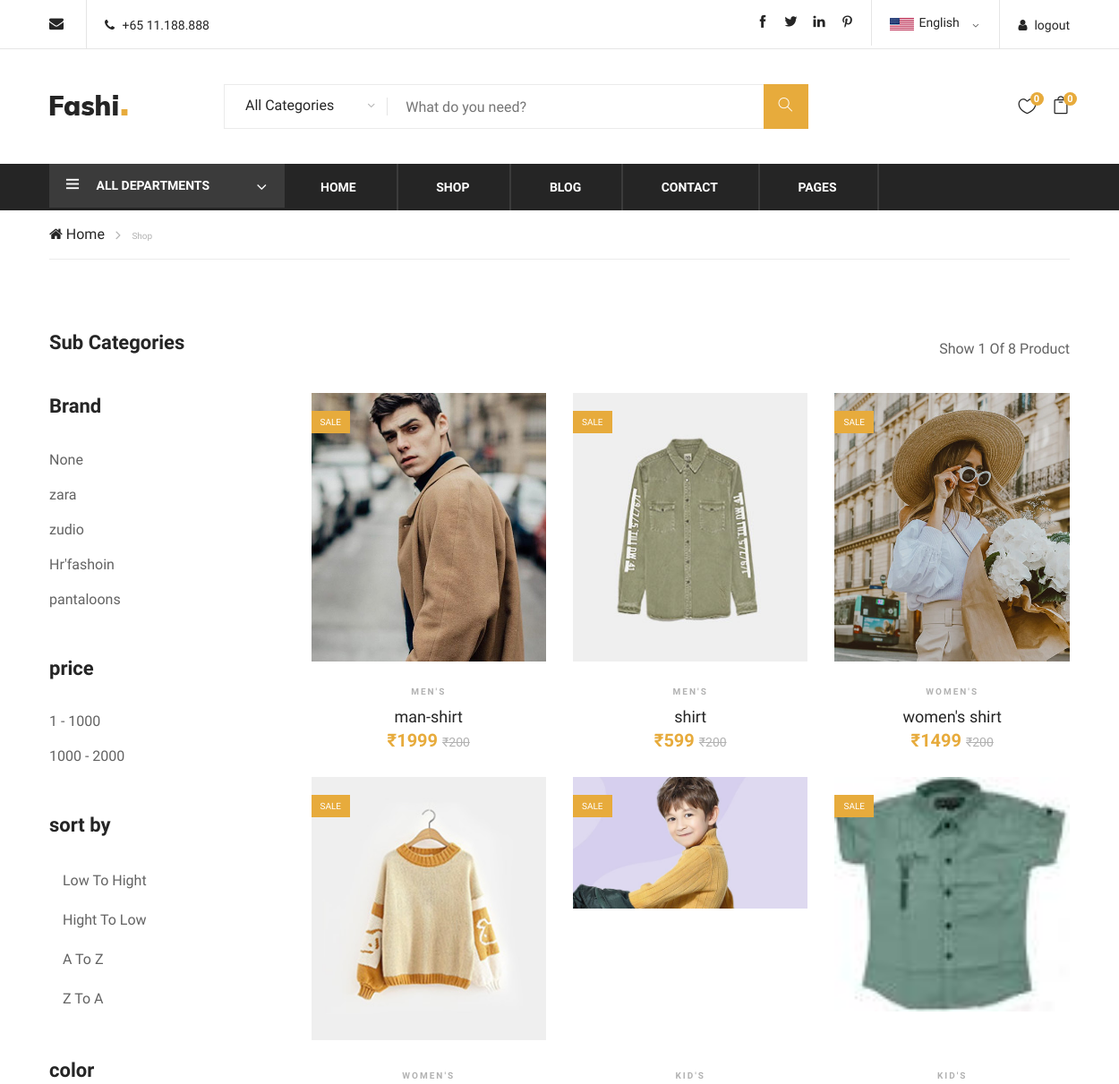
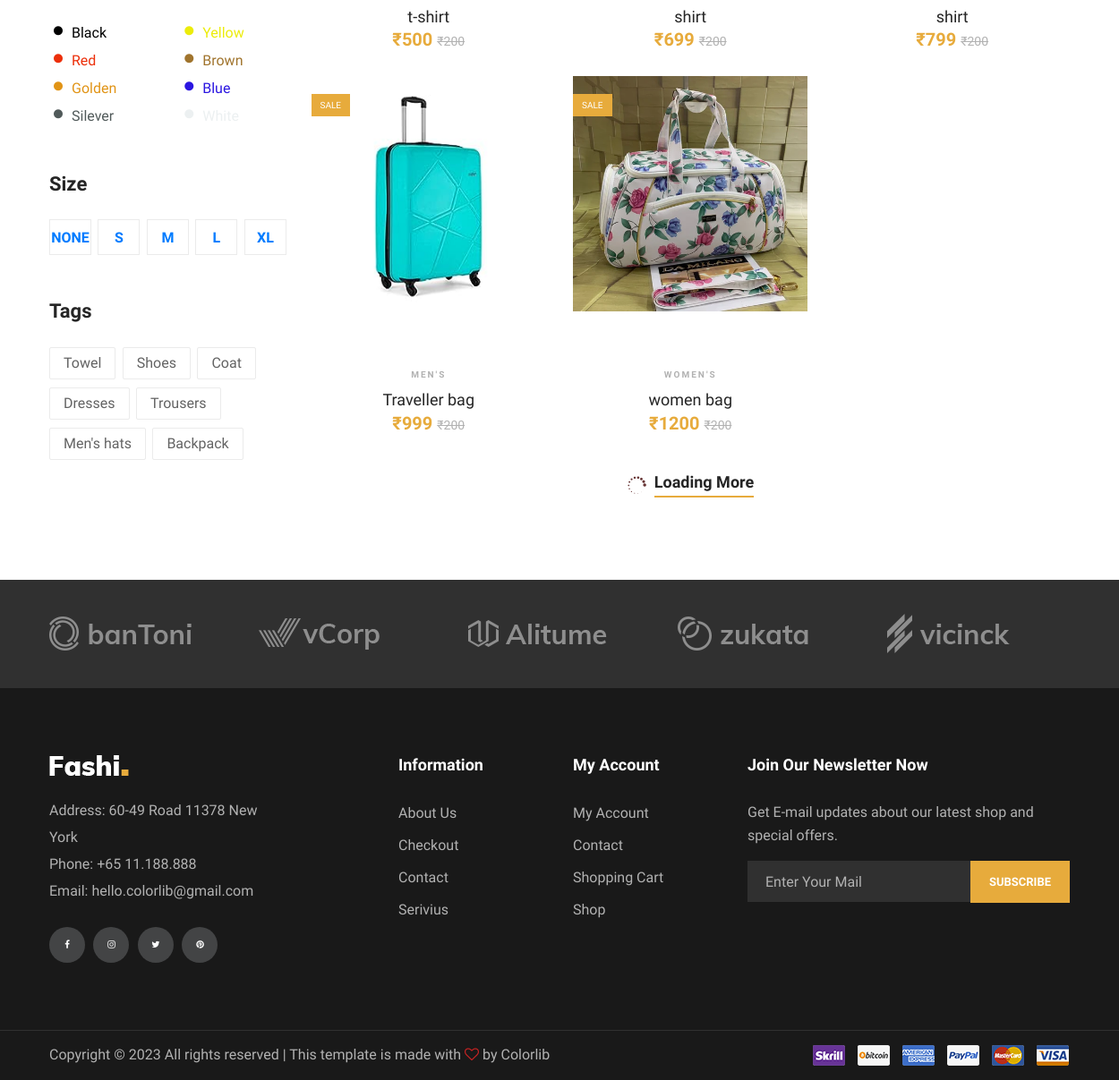
Screenshot of /shop (signed in) with the database file from the repository (2 pictures, top to bottom).
### store/models.py (models this page shows, shortened)
class brand(models.Model):
    name=models.CharField(max_length=30)

class filter_price(models.Model):
    price_range=models.CharField(max_length=50)

class color(models.Model):
    name=models.CharField(max_length=50)
    code=models.CharField(max_length=30)

class size(models.Model):
    name=models.CharField(max_length=50)

class product1(models.Model):
    main_category=models.ForeignKey(main_category,on_delete=models.CASCADE)
    subcategory=models.ForeignKey(subcategory,on_delete=models.CASCADE,default=1)
    brand=models.ForeignKey(brand,on_delete=models.CASCADE,default=1)
    filter_price=models.ForeignKey(filter_price,on_delete=models.CASCADE,default=1)
    color=models.ForeignKey(color,on_delete=models.CASCADE,default=1)
    size=models.ForeignKey(size,on_delete=models.CASCADE,default=1)
    image=models.ImageField(upload_to='photo')
    name=models.CharField(max_length=50)
    price=models.IntegerField()
    qtn=models.IntegerField()

class main_category(models.Model):
    image=models.ImageField(default='man-3.jpg',upload_to='photo')
    name=models.CharField(max_length=50)
    def __str__(self):
        return self.name

### store/views.py (the view)
# urls.py: path('shop',views.shop,name="shop"),
def shop(request):
    mid=main_category.objects.all()
    pid=product1.objects.all()
    sid=subcategory.objects.all()
    bid=brand.objects.all()
    priceid=filter_price.objects.all()
    cid=color.objects.all()
    sizeid=size.objects.all()
    uid=user.objects.get(email=request.session['email'])
    count=add_to_cart.objects.filter(user_id=uid).count()
    count1=wishlist.objects.filter(user_id=uid).count()
    pro=add_to_cart.objects.filter(user_id=uid)
    pro1=wishlist.objects.filter(user_id=uid)
    product_count=product1.objects.count()
    total=0
    sub_total=0
    l1=[]
    for i in pro:
        a=i.total
        l1.append(a)
        sub_total=sum(l1)
        total=sub_total
    total1=0
    sub_total1=0
    l11=[]
    for i in pro1:
        a=i.price
        l11.append(a)
        sub_total1=sum(l11)
        total1=sub_total1
    scid=request.GET.get('cid')
    bcid=request.GET.get('bcid')
    pcid=request.GET.get('pcid')
    ccid=request.GET.get('ccid')
    seeid=request.GET.get('seeid')
    sid=request.GET.get('sort')
    if scid:
        pid=product1.objects.filter(subcategory=scid)
    elif bcid:
        pid=product1.objects.filter(brand=bcid)
    elif pcid:
        pid=product1.objects.filter(filter_price=pcid)
    elif ccid:
        pid=product1.objects.filter(color=ccid)
    elif seeid:
        pid=product1.objects.filter(size=seeid)
    elif sid=='lth':
        pid=product1.objects.all().order_by("price")
    elif sid=='htl':
        pid=product1.objects.all().order_by("-price")
    elif sid=='atz':
        pid=product1.objects.all().order_by("name")
    elif sid=='zta':
        pid=product1.objects.all().order_by("-name")
    else:
        pid=product1.objects.all()
    contaxt={
        "mid":mid,
        "pid":pid,
        "sid":sid,
        "bid":bid,
        "priceid":priceid,
        "cid":cid,
        "sizeid":sizeid,
        "count":count,
        "count1":count1,
        "total":total,
        "total1":total1,
        "pro":pro,
        "pro1":pro1,
        "product_count":product_count,
    }
    return render(request,"shop.html",contaxt)

### store/templates/shop.html (shortened to what this page needs)
{% extends 'index.html' %}
{% load static %}
{% block content %}
    <div class="breacrumb-section">
        <div class="container">
            <div class="row">
                <div class="col-lg-12">
                    <div class="breadcrumb-text">
                        <a href="#"><i class="fa fa-home"></i> Home</a>
                        <span>Shop</span>
                    </div>
                </div>
            </div>
        </div>
    </div>
    <section class="product-shop spad">
        <div class="container">
            <div class="row">
                <div class="col-lg-3 col-md-6 col-sm-8 order-2 order-lg-1 produts-sidebar-filter">
                    <div class="filter-widget">
                        <h4 class="fw-title">Sub Categories</h4>
                    </div>
                    <div class="filter-widget">
                        <h4 class="fw-title">Brand</h4>
                        {% for i in bid %}
                        <ul class="filter-catagories">
                            <li><a href="/shop?bcid={{i.id}}">{{i.name}}</a></li>
                        </ul>
                        {% endfor %}
                    </div>
                    <div class="filter-widget">
                        <h4 class="fw-title">price</h4>
                        {% for i in priceid %}
                        <ul class="filter-catagories">
                            <li><a href="/shop?pcid={{i.id}}">{{i.price_range}}</a></li>
                        </ul>
                        {% endfor %}
                    </div>
                    <div class="filter-widget">
                        <h4 class="fw-title">sort by</h4>
                        <ul class="filter-catagories">
                            <li><a class="dropdown-item" href="/shop?sort=lth">Low To Hight</a></li>
                            <li><a class="dropdown-item" href="/shop?sort=htl">Hight To Low</a></li>
                            <li><a class="dropdown-item" href="/shop?sort=atz">A To Z</a></li>
                            <li><a class="dropdown-item" href="/shop?sort=zta">Z To A</a></li>
                        </ul>
                    </div>
                    <div class="filter-widget">
                        <h4 class="fw-title">color</h4>
                    <ul style="list-style:none">
                        <div class="row">
                        {% for i in cid %}
                        <div class="col-lg-6 col-sm-6">
                        <li>
                            <a href="/shop?ccid={{i.id}}">
                                <div style="display: flex;margin:5px">
                                <i class="fa-solid fa-circle" style="color:{{i.code}}" ></i><p style="color:{{i.code}};margin:-5px 0px 0px 10px">{{i.name}}</p></div>
                            </a>
                        </li>
                         </div>
                        {% endfor %}
                    </div>
                    </ul>
                </div>
                    <div class="filter-widget" style="width:300px">
                        <h4 class="fw-title">Size</h4>
                        <div class="fw-size-choose">
                        {% for i in sizeid %}
                            <div class="sc-item">
                                <label><a href="/shop?seeid={{i.id}}">{{i.name}}</a></label>
                            </div>
                        {% endfor %}
                        </div>
                    </div>
                    <div class="filter-widget">
                        <h4 class="fw-title">Tags</h4>
                        <div class="fw-tags">
                            <a href="#">Towel</a>
                            <a href="#">Shoes</a>
                            <a href="#">Coat</a>
                            <a href="#">Dresses</a>
                            <a href="#">Trousers</a>
                            <a href="#">Men's hats</a>
                            <a href="#">Backpack</a>
                        </div>
                    </div>
                </div>
                <div class="col-lg-9 order-1 order-lg-2">
                    <div class="product-show-option">
                        <div class="row">
                            <div class="col-lg-7 col-md-7">
                            </div>
                            <div class="col-lg-5 col-md-5 text-right">
                                <p>Show 1 Of {{product_count}} Product</p>
                            </div>
                        </div>
                    </div>
                    <div class="product-list">
                        <div class="row">
                            {% for i in pid %}
                            <div class="col-lg-4 col-sm-6">
                                <div class="product-item">
                                    <div class="pi-pic" style="height:300px" >
                                        <img src="{{i.image.url}}"alt="logo">
                                        <div class="sale pp-sale">Sale</div>
                                    </div>
                                    <div class="pi-text">
                                        <div class="catagory-name">{{i.main_category}}</div>
                                        <a href="#">
                                            <h5>{{i.name}}</h5>
                                        </a>
                                        <div class="product-price">
                                            &#8377;{{i.price}}
                                            <span>&#8377;200</span>
                                        </div>
                                    </div>
                                </div>
                            </div>
                            {% endfor %}
                        </div>
                    </div>
                    <div class="loading-more">
                        <i class="icon_loading"></i>
                        <a href="#">
                            Loading More
                        </a>
                    </div>
                </div>
            </div>
        </div>
    </section>
    <div class="partner-logo">
        <div class="container">
            <div class="logo-carousel owl-carousel">
                <div class="logo-item">
                    <div class="tablecell-inner">
                        <img src="img/logo-carousel/logo-1.png" alt="">
                    </div>
                </div>
                <div class="logo-item">
                    <div class="tablecell-inner">
                        <img src="img/logo-carousel/logo-2.png" alt="">
                    </div>
                </div>
                <div class="logo-item">
                    <div class="tablecell-inner">
                        <img src="img/logo-carousel/logo-3.png" alt="">
                    </div>
                </div>
                <div class="logo-item">
                    <div class="tablecell-inner">
                        <img src="img/logo-carousel/logo-4.png" alt="">
                    </div>
                </div>
                <div class="logo-item">
                    <div class="tablecell-inner">
                        <img src="img/logo-carousel/logo-5.png" alt="">
                    </div>
                </div>
            </div>
        </div>
    </div>
{% endblock %}

### rows the page displays
brand: name "None"
brand: name "zara"
brand: name "zudio"
brand: name "Hr'fashoin"
brand: name "pantaloons"
filter_price: price_range "1 - 1000"
filter_price: price_range "1000 - 2000"
color: name "Black"
color: name "Yellow"
color: name "Red"
color: name "Brown"
color: name "Golden"
color: name "Blue"
color: name "Silever"
size: name "NONE"
size: name "S"
size: name "M"
size: name "L"
size: name "XL"
product1: image (picture), main_category "MEN'S", name "man-shirt", price "1999"
product1: image (picture), main_category "MEN'S", name "shirt", price "599"
product1: image (picture), main_category "WOMEN'S", name "women's shirt", price "1499"
product1: image (picture), main_category "WOMEN'S", name "t-shirt", price "500"
product1: image (picture), main_category "KID'S", name "shirt", price "699"
product1: image (picture), main_category "KID'S", name "shirt", price "799"
product1: image (picture), main_category "MEN'S", name "Traveller bag", price "999"
product1: image (picture), main_category "WOMEN'S", name "women bag", price "1200"

### other values shown
{{ count1 }} "0"
{{ count }} "0"
{{ product_count }} "8"
